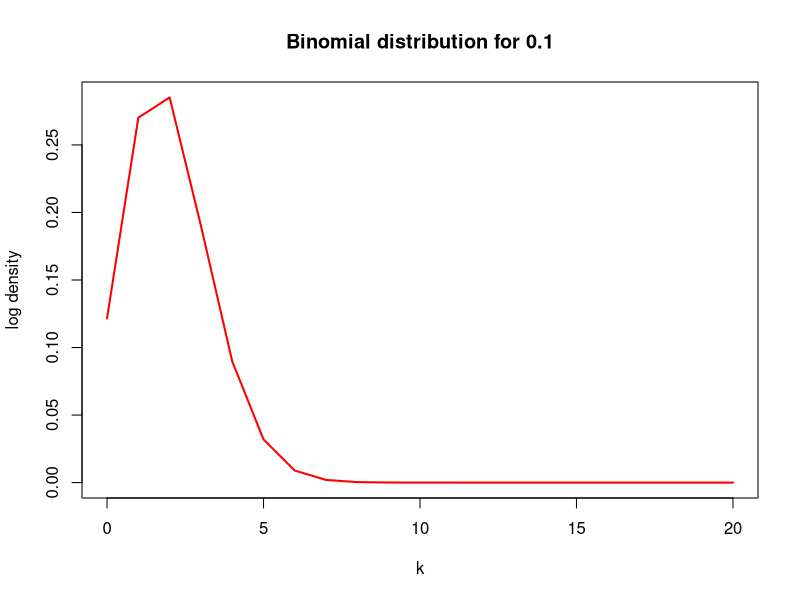
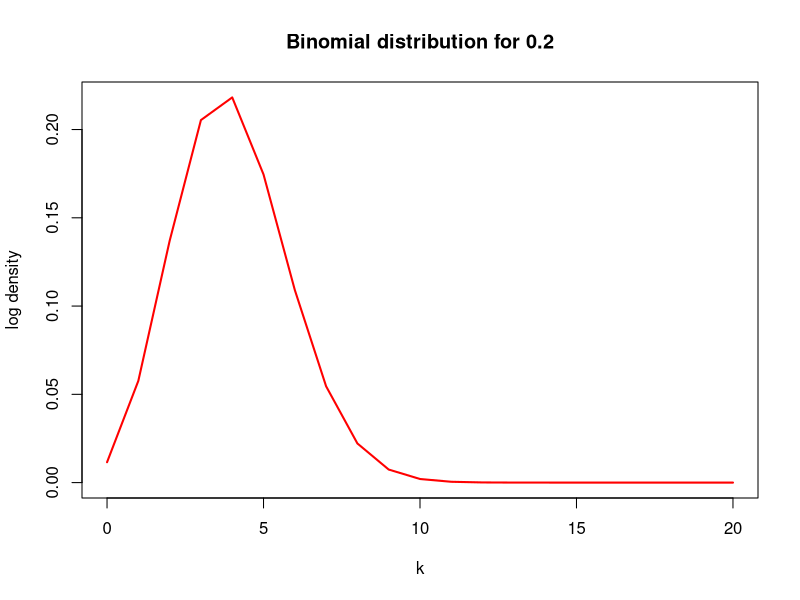
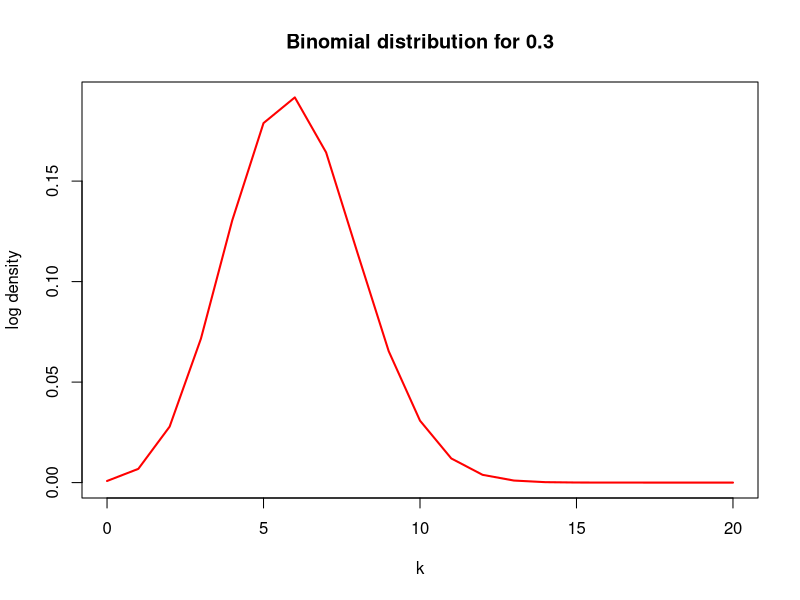
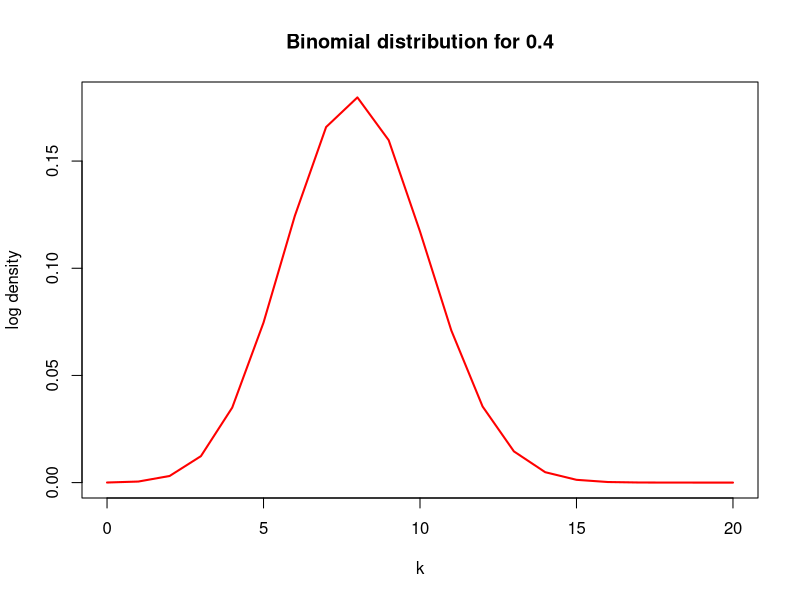
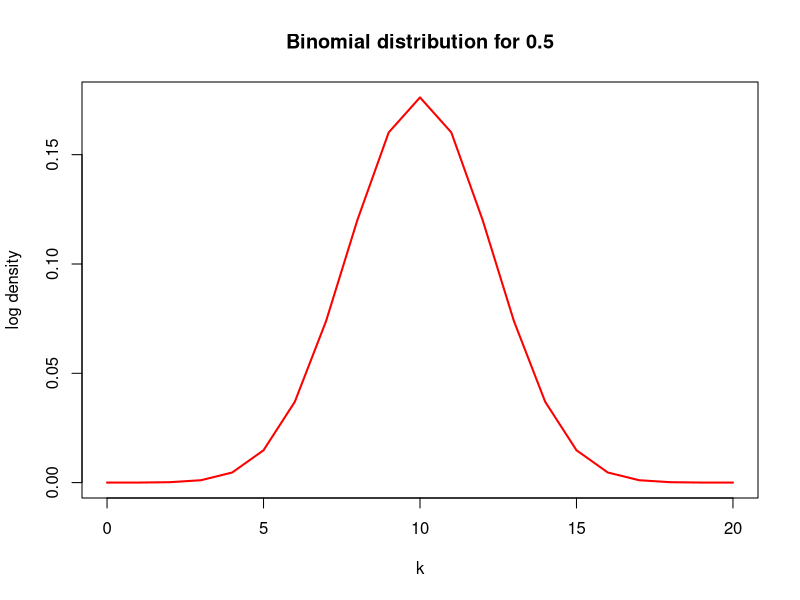
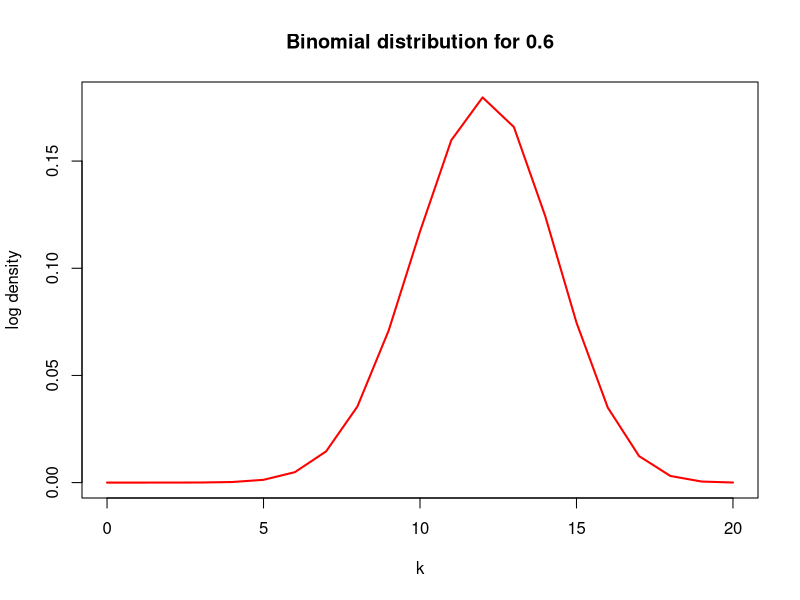
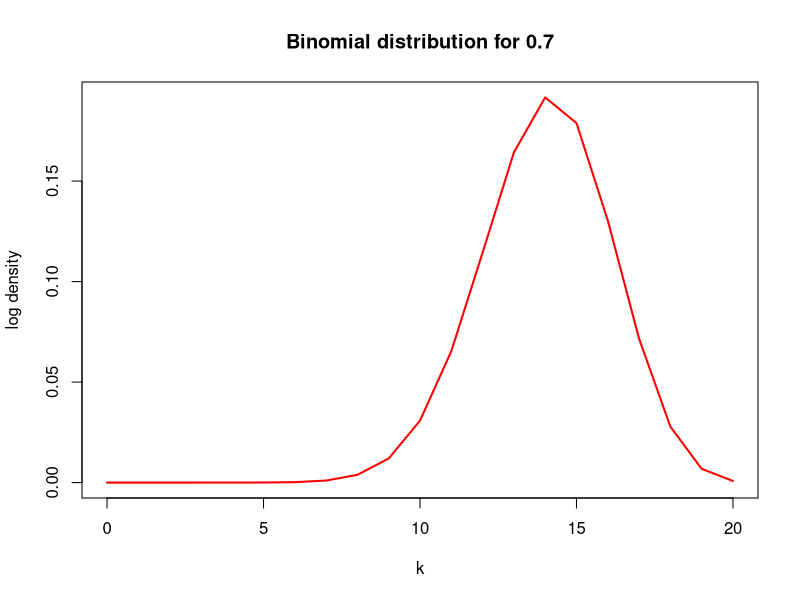
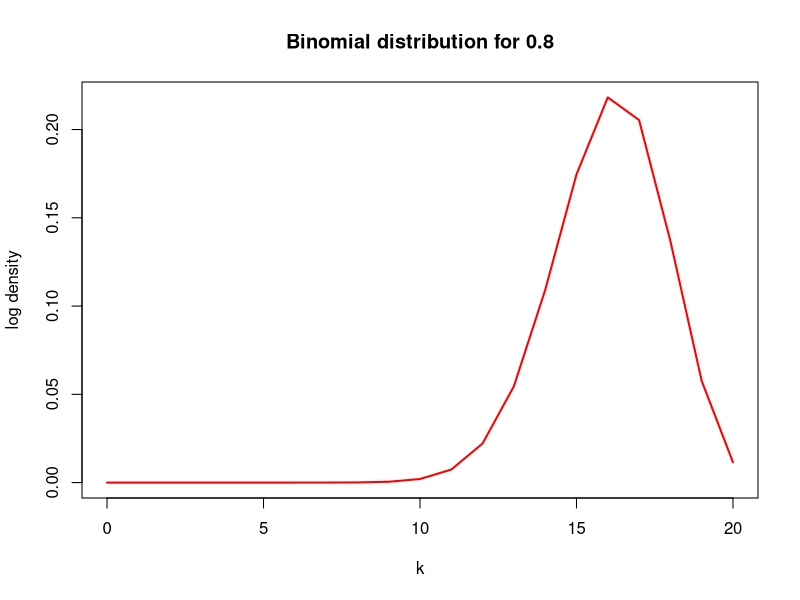

Generate these figures, in order, with R:
require(graphics)
# Compute P(45 < X < 55) for X Binomial(100,0.5)
sum(dbinom(46:54, 100, 0.5))

## Using "log = TRUE" for an extended range :
n <- 20
k <- seq(0, n)

c <- 
print(c)

for(i in seq(0.1, 0.9, 0.1)){
    title <- paste("Binomial distribution for", i)

    pdf(paste(title,".pdf"),width=6,height=4,paper='special') 

    plot (k, dbinom(k, n, i, log = FALSE), type = "l", ylab = "log density",
        main = title, col = "red", lwd = 2)
    dev.off()
}
